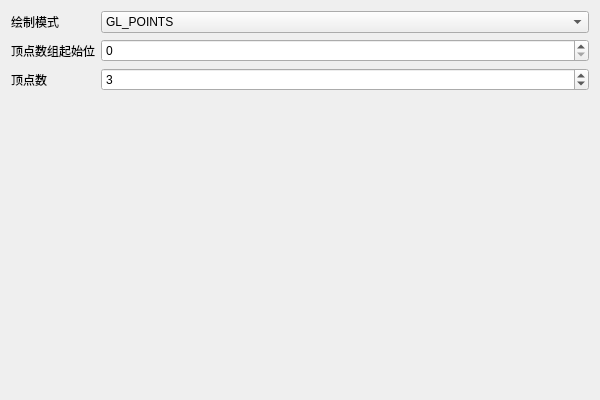
<?xml version="1.0" encoding="UTF-8"?>
<ui version="4.0">
 <class>REDrawArraysEditorClass</class>
 <widget class="QWidget" name="REDrawArraysEditorClass">
  <property name="geometry">
   <rect>
    <x>0</x>
    <y>0</y>
    <width>600</width>
    <height>400</height>
   </rect>
  </property>
  <property name="windowTitle">
   <string>REDrawArraysEditor</string>
  </property>
  <layout class="QFormLayout" name="formLayout">
   <item row="0" column="0">
    <widget class="QLabel" name="label">
     <property name="text">
      <string>绘制模式</string>
     </property>
    </widget>
   </item>
   <item row="0" column="1">
    <widget class="QComboBox" name="comboBox_mode">
     <item>
      <property name="text">
       <string>GL_POINTS</string>
      </property>
     </item>
     <item>
      <property name="text">
       <string>GL_LINES</string>
      </property>
     </item>
     <item>
      <property name="text">
       <string>GL_LINE_LOOP</string>
      </property>
     </item>
     <item>
      <property name="text">
       <string>GL_LINE_STRIP</string>
      </property>
     </item>
     <item>
      <property name="text">
       <string>GL_TRIANGLES</string>
      </property>
     </item>
     <item>
      <property name="text">
       <string>GL_TRIANGLE_STRIP</string>
      </property>
     </item>
     <item>
      <property name="text">
       <string>GL_TRIANGLE_FAN</string>
      </property>
     </item>
     <item>
      <property name="text">
       <string>GL_QUADS</string>
      </property>
     </item>
     <item>
      <property name="text">
       <string>GL_QUAD_STRIP</string>
      </property>
     </item>
     <item>
      <property name="text">
       <string>GL_POLYGON</string>
      </property>
     </item>
    </widget>
   </item>
   <item row="1" column="0">
    <widget class="QLabel" name="label_2">
     <property name="text">
      <string>顶点数组起始位</string>
     </property>
    </widget>
   </item>
   <item row="1" column="1">
    <widget class="QSpinBox" name="spinBox_start"/>
   </item>
   <item row="2" column="0">
    <widget class="QLabel" name="label_3">
     <property name="text">
      <string>顶点数</string>
     </property>
    </widget>
   </item>
   <item row="2" column="1">
    <widget class="QSpinBox" name="spinBox_pointCount">
     <property name="maximum">
      <number>999999999</number>
     </property>
     <property name="value">
      <number>3</number>
     </property>
    </widget>
   </item>
  </layout>
 </widget>
 <layoutdefault spacing="6" margin="11"/>
 <resources/>
 <connections/>
</ui>
